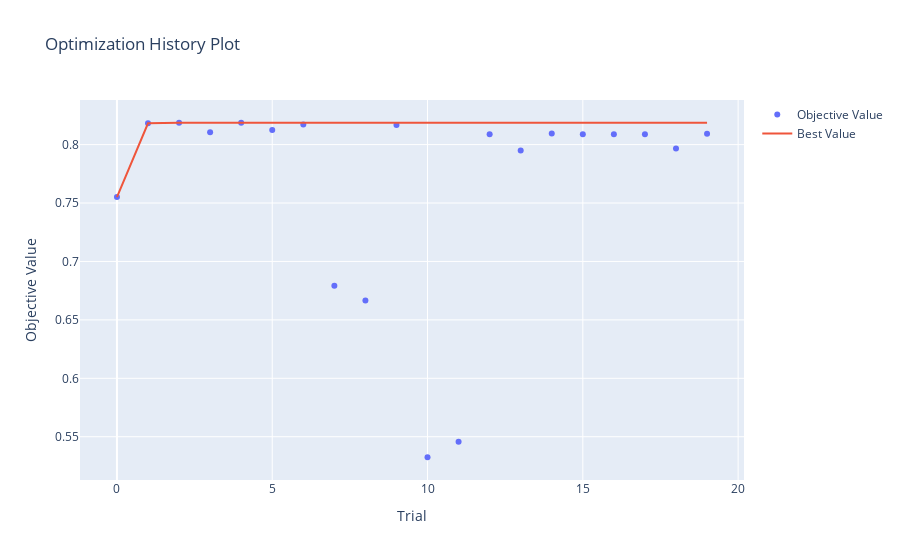

Notebook code for this chart:
### Code cell
vis.plot_optimization_history(study)

### Figure 1 — Plotly figure (JSON) as saved in the notebook; plotly's stock layout.template omitted (floating-point values rounded to 4 significant figures)
{"data": [{"mode": "markers", "name": "Objective Value", "type": "scatter", "x": [0, 1, 2, 3, 4, 5, 6, 7, 8, 9, 10, 11, 12, 13, 14, 15, 16, 17, 18, 19], "y": [0.7551, 0.8183, 0.8187, 0.8105, 0.8187, 0.8125, 0.8173, 0.6792, 0.6666, 0.8167, 0.5324, 0.5457, 0.8088, 0.7951, 0.8096, 0.809, 0.8089, 0.8088, 0.7967, 0.8093]}, {"mode": "lines", "name": "Best Value", "type": "scatter", "x": [0, 1, 2, 3, 4, 5, 6, 7, 8, 9, 10, 11, 12, 13, 14, 15, 16, 17, 18, 19], "y": [0.7551, 0.8183, 0.8187, 0.8187, 0.8187, 0.8187, 0.8187, 0.8187, 0.8187, 0.8187, 0.8187, 0.8187, 0.8187, 0.8187, 0.8187, 0.8187, 0.8187, 0.8187, 0.8187, 0.8187]}, {"marker": {"color": "#cccccc"}, "mode": "markers", "name": "Infeasible Trial", "showlegend": false, "type": "scatter", "x": [], "y": []}], "layout": {"title": {"text": "Optimization History Plot"}, "xaxis": {"title": {"text": "Trial"}}, "yaxis": {"title": {"text": "Objective Value"}}}}
